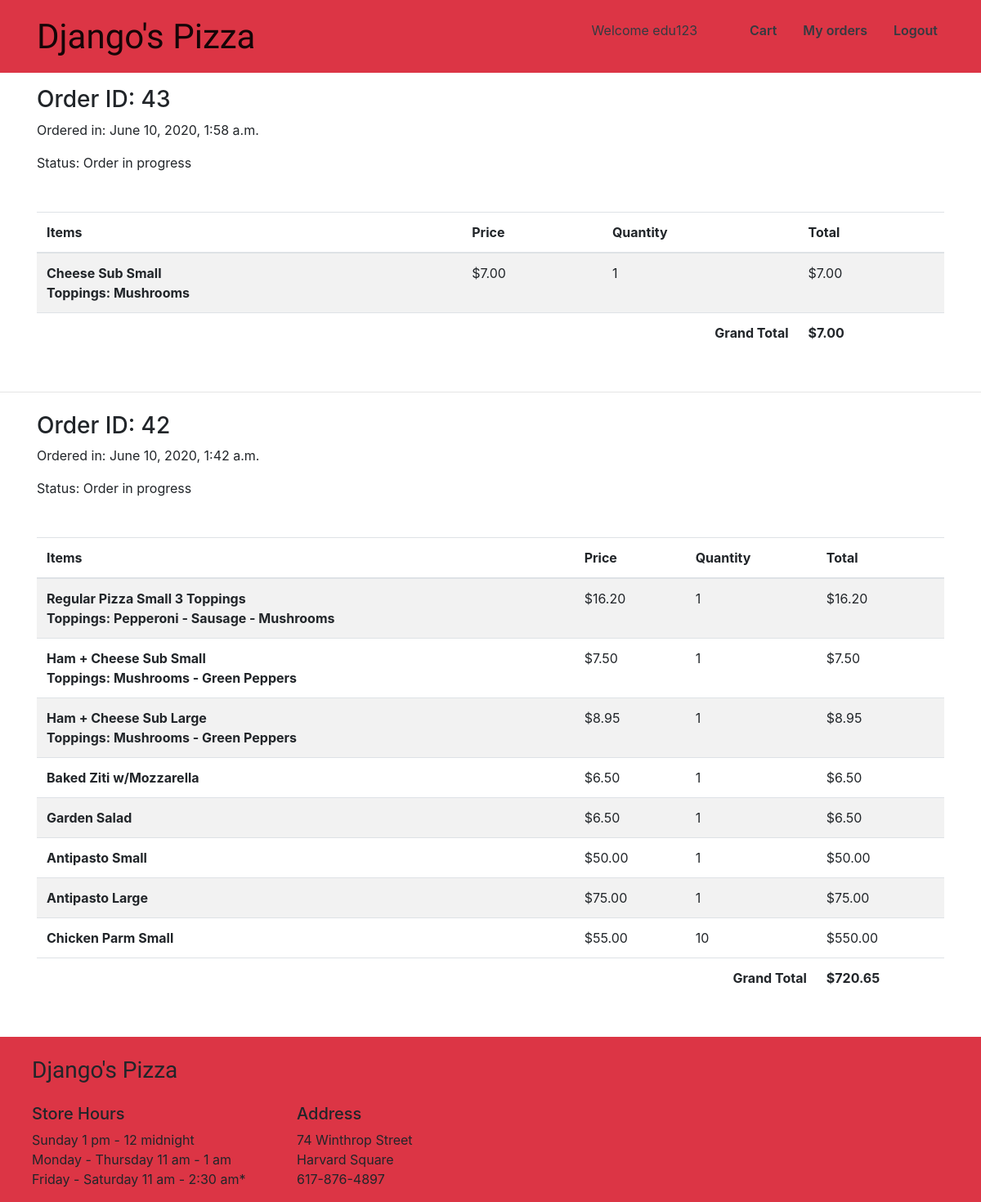
Page /my-orders/ (signed in) on the committed database.
### carts/models.py (models this page shows, shortened)
class Cart(models.Model):
    user = models.ForeignKey(
        get_user_model(),
        on_delete=models.CASCADE,
    )
    items = models.ManyToManyField('CartItem', related_name='cart_items')
    created = models.DateTimeField(auto_now_add=True)
    ordered = models.BooleanField(default=False)
    completed = models.BooleanField(default=False)
    def get_total(self):
        total = 0
        for order_item in self.items.all():
            total += order_item.get_total_price()
        return total

class CartItem(models.Model):
    item = models.ForeignKey('orders.Product', on_delete=models.CASCADE, related_name='products')
    sub_toppings = models.ManyToManyField('orders.SubTopping', related_name='subs', blank=True)
    pizza_toppings = models.ManyToManyField('orders.PizzaTopping', related_name='pizzas', blank=True)
    created = models.DateTimeField(auto_now_add=True)
    quantity = models.PositiveIntegerField(default=1, validators=[MinValueValidator(1), MaxValueValidator(200)])
    def get_total_price(self):
        if self.sub_toppings.exists():
            return (self.item.price + sum([topping.price for topping in self.sub_toppings.all()])) * self.quantity
        return self.quantity * self.item.price
    def get_price(self):
        if self.sub_toppings.exists():
            return (self.item.price + sum([topping.price for topping in self.sub_toppings.all()]))
        else:
            return self.item.price
    def get_toppings(self):
        if self.sub_toppings.exists():
            return f"Toppings: {' - '.join([str(topping) for topping in self.sub_toppings.all()])}"
        elif self.pizza_toppings.exists():
            return f"Toppings: {' - '.join([str(topping) for topping in self.pizza_toppings.all()])}"
        else:
            return ""

### orders/models.py (models this page shows, shortened)
class Product(models.Model):
    name = models.CharField(max_length=100, blank=True)
    price = models.DecimalField(max_digits=6, decimal_places=2)
    slug = models.SlugField(max_length=120, unique=True)
    description = models.CharField(max_length=500, blank=True)
    created = models.DateTimeField(auto_now_add=True)
    objects = InheritanceManager()
    def __str__(self):
        return f"{self.name}"

class SubTopping(models.Model):
    name = models.CharField(max_length=70, help_text="Choose your toppings")
    price = models.DecimalField(max_digits=5, decimal_places=2, help_text="Topping price")
    def __str__(self):
        return f"{self.name}"

class PizzaTopping(models.Model):
    name = models.CharField(max_length=70, help_text="Choose your toppings")
    def __str__(self):
        return f"{self.name}"

### orders/views.py (the view)
# urls.py: path("my-orders/", product_views.my_orders, name="my-orders"),
@login_required
def my_orders(request):
    user = request.user.get_username()
    context = {
        "orders": Cart.objects.filter(user__username=user, ordered=True).order_by('-id')
    }
    return render(request, "orders/my_orders.html", context)

### orders/templates/orders/my_orders.html (shortened to what this page needs)
{% extends "orders/layout.html" %}
{% block body %}
{% for item in orders %}
    <div class="container">
        <h3 class="mt-3">Order ID: {{ item.id }}</h3>
        <p>Ordered in: {{ item.created }}</p>
        {% if item.completed %}
            <p>Status: Order Completed</p>
        {% else %}
            <p>Status: Order in progress</p>
        {% endif %}
        <table class="table table-striped table-responsive-sm my-5">
            <thead>
                <tr>
                    <th scope="col">Items</th>
                    <th scope="col">Price</th>
                    <th scope="col">Quantity</th>
                    <th scope="col">Total</th>
                </tr>
            </thead>
            <tbody>
                {% for product in item.items.all %}
                    <tr>
                      <th scope="row">{{ product.item }} <br /> <span>{{ product.get_toppings }}</span></th>
                      <td>${{ product.get_price }}</td>
                      <td>{{ product.quantity }}</td>
                      <td>${{ product.get_total_price }}</td>
                    </tr>
                {% endfor %}
            </tbody>
            <tfoot>
                <tr>
                    <td colspan='3' class='text-right font-weight-bold'>Grand Total</td>
                    <td class='font-weight-bold'>${{ item.get_total }}</td>
                </tr>
            </tfoot>
        </table>
    </div>
    {% if not forloop.last %}
        <hr class="my-4">
    {% endif %}
{% endfor %}
{% endblock %}

### orders/templates/orders/layout.html (shortened to what this page needs)
{% load static %}
<!DOCTYPE html>
<html lang="en">
<head>
    <link rel="stylesheet" href="https://stackpath.bootstrapcdn.com/bootstrap/4.4.1/css/bootstrap.min.css">
    <link rel="stylesheet" type="text/css" href="{% static 'orders/styles.css' %}">
</head>
<body>
    <nav class="navbar navbar-expand-lg navbar-light bg-danger nav nav-masthead">
        <div class='container'>
            <a class="navbar-brand" href="{% url 'index' %}">Django's Pizza</a>
            <div class="collapse navbar-collapse" id="navbarSupportedContent">
                <div class="navbar-nav ml-auto">
                    {% if user.is_authenticated %}
                        <p class="p-2 text-dark mr-5">Welcome {{ user.username }}</p>
                        <a class="p-2 text-dark nav-link" href="{% url 'cart' %}">Cart</a>
                        <a class="p-2 text-dark nav-link" href="{% url 'my-orders' %}">My orders</a>
                        <a class="p-2 text-dark nav-link" href="{% url 'logout' %}">Logout</a>
                    {% else %}
                        <a class="p-2 text-dark nav-link" href="{% url 'cart' %}">Cart</a>
                        <a class="p-2 text-dark nav-link" href="{% url 'login' %}">Login</a>
                        <a class="p-2 text-dark nav-link" href="{% url 'register' %}">Register</a>
                    {% endif %}
                </div>
            </div>
        </div>
    </nav>
    <main>
        {% block body %}
        {% endblock %}
    </main>
    <div class="container-fluid bg-danger mt-5">
        <footer class="pt-4">
            <div class="row">
                <div class="col-12">
                    <h3 id="footer-logo" class="ml-4 mb-4">Django's Pizza</h3>
                </div>
                <div class="col-12 col-md-3 ml-4">
                    <h5>Store Hours</h5>
                    <p>Sunday	1 pm - 12 midnight <br />
                        Monday - Thursday	11 am - 1 am <br />
                        Friday - Saturday	11 am - 2:30 am*</p>
                </div>
                <div class="col-12 col-md-3 ml-4">
                    <h5>Address</h5>
                    <p>74 Winthrop Street<br />
                        Harvard Square<br />
                        617-876-4897</p>
                </div>
            </div>
        </footer>
    </div>
</body>
</html>

### orders/static/orders/styles.css (style rules this page uses)
main { min-height: 58vh; }
.navbar-brand { font-family: 'Kaushan Script', cursive; font-size: 3.5vw; }
#footer-logo { font-family: 'Kaushan Script', cursive; }
.nav-masthead .nav-link { padding: .25rem 0; font-weight: 600; color: rgba(255, 255, 255, .5); background-color: transparent; border-bottom: .25rem solid transparent; }
.nav-masthead .nav-link + .nav-link { margin-left: 1rem; }

### rows in the picture
Cart: id "43", created "June 10, 2020, 1:58 a.m.", completed "Status: Order in progress", get_total "7.00"
CartItem: item "Cheese Sub Small", get_toppings "Toppings: Mushrooms", get_price "7.00", quantity "1", get_total_price "7.00"
Cart: id "42", created "June 10, 2020, 1:42 a.m.", completed "Status: Order in progress", get_total "720.65"
CartItem: item "Regular Pizza Small 3 Toppings", get_toppings "Toppings: Pepperoni - Sausage - Mushrooms", get_price "16.20", quantity "1", get_total_price "16.20"
CartItem: item "Ham + Cheese Sub Small", get_toppings "Toppings: Mushrooms - Green Peppers", get_price "7.50", quantity "1", get_total_price "7.50"
CartItem: item "Ham + Cheese Sub Large", get_toppings "Toppings: Mushrooms - Green Peppers", get_price "8.95", quantity "1", get_total_price "8.95"
CartItem: item "Baked Ziti w/Mozzarella", get_price "6.50", quantity "1", get_total_price "6.50"
CartItem: item "Garden Salad", get_price "6.50", quantity "1", get_total_price "6.50"
CartItem: item "Antipasto Small", get_price "50.00", quantity "1", get_total_price "50.00"
CartItem: item "Antipasto Large", get_price "75.00", quantity "1", get_total_price "75.00"
CartItem: item "Chicken Parm Small", get_price "55.00", quantity "10", get_total_price "550.00"

### other values in the picture
{{ user.username }} "edu123"
